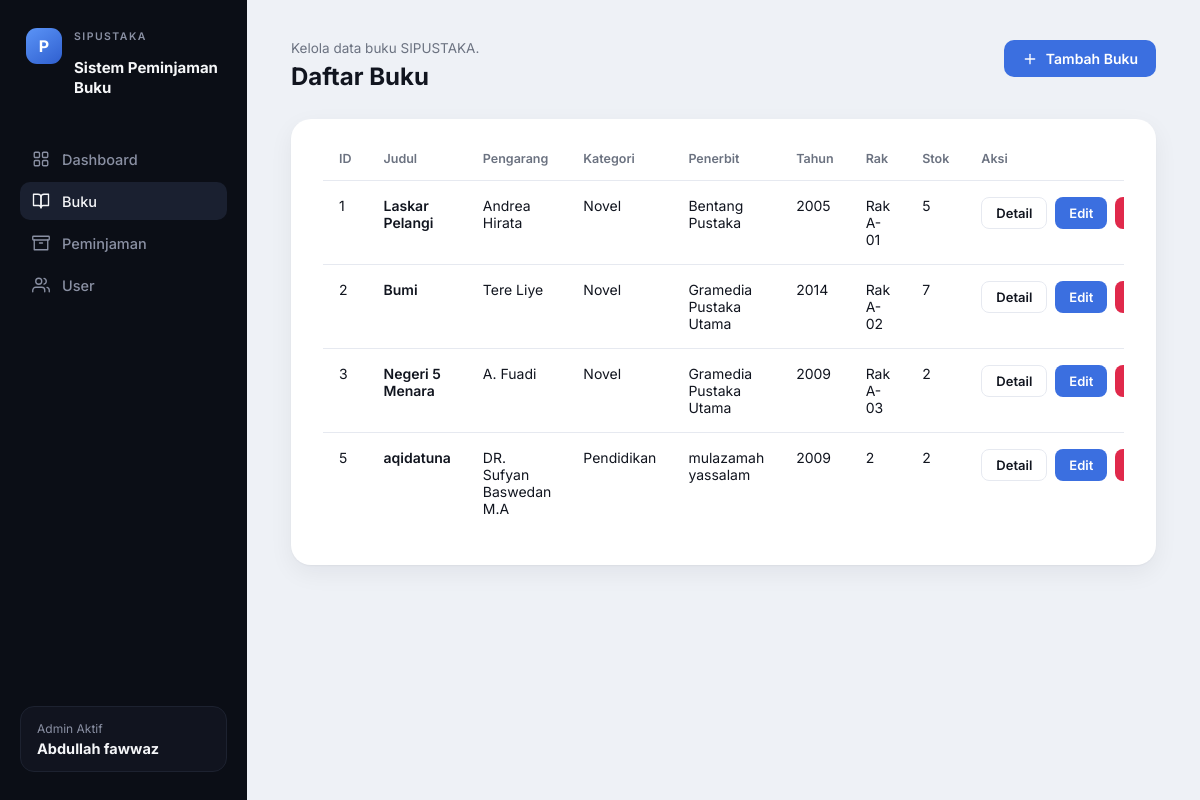
Page /buku/ on the committed database.
### perpustakaan/models.py (models this page shows, shortened)
class Buku(models.Model):
    KATEGORI_CHOICES = [
        ('Novel', 'Novel'),
        ('Pendidikan', 'Pendidikan'),
        ('Sains', 'Sains'),
        ('Sejarah', 'Sejarah'),
        ('Biografi', 'Biografi'),
        ('Fiksi', 'Fiksi'),
        ('Non-Fiksi', 'Non-Fiksi'),
        ('Lainnya', 'Lainnya'),
    ]
    judul = models.CharField('Judul Buku', max_length=255)
    pengarang = models.CharField('Pengarang', max_length=255)
    kategori = models.CharField('Kategori', max_length=50, choices=KATEGORI_CHOICES, default='Novel')
    penerbit = models.CharField('Penerbit', max_length=255)
    tahun_terbit = models.PositiveIntegerField('Tahun Terbit')
    isbn = models.CharField('ISBN', max_length=50, unique=True)
    rak_lokasi = models.CharField('Rak / Lokasi', max_length=50)
    stok = models.PositiveIntegerField('Stok', default=0)
    deskripsi = models.TextField('Deskripsi', blank=True)
    class Meta:
        ordering = ['judul']
        verbose_name = 'Buku'
        verbose_name_plural = 'Buku'

### perpustakaan/views.py (the view)
# urls.py: path('buku/', views.buku_list, name='buku_list'),
def buku_list(request):
    with connection.cursor() as cursor:
        cursor.execute('SELECT * FROM perpustakaan_buku ORDER BY id')
        buku_qs = dictfetchall(cursor)
    return render(request, 'perpustakaan/buku_list.html', {
        'buku_list': buku_qs,
        'active_nav': 'buku',
    })

### perpustakaan/context_processors.py (called while the page is built)
def admin_aktif(request):
    return {
        'admin_aktif_nama': getattr(settings, 'ADMIN_AKTIF_NAMA', 'Admin'),
    }

### perpustakaan/views.py (called while the page is built)
def dictfetchall(cursor):
    columns = [col[0] for col in cursor.description]
    rows = [dict(zip(columns, row)) for row in cursor.fetchall()]
    for row in rows:
        row['pk'] = row.get('id')
    return rows

### perpustakaan/templates/perpustakaan/buku_list.html (shortened to what this page needs)
{% extends "perpustakaan/base.html" %}
{% block header %}
<div class="topbar">
  <div>
    <p class="eyebrow">Kelola data buku SIPUSTAKA.</p>
    <h1 class="page-title">Daftar Buku</h1>
  </div>
  <div class="topbar-right">
    <a href="{% url 'buku_create' %}" class="btn btn-primary">
      <svg viewBox="0 0 24 24" fill="none" stroke="currentColor" stroke-width="2" stroke-linecap="round" stroke-linejoin="round">
        <line x1="12" y1="5" x2="12" y2="19"></line>
        <line x1="5" y1="12" x2="19" y2="12"></line>
      </svg>
      Tambah Buku
    </a>
  </div>
</div>
{% endblock %}
{% block content %}
<div class="card">
  <div class="table-wrap">
    <table class="data-table">
      <thead>
        <tr>
          <th>ID</th>
          <th>Judul</th>
          <th>Pengarang</th>
          <th>Kategori</th>
          <th>Penerbit</th>
          <th>Tahun</th>
          <th>Rak</th>
          <th>Stok</th>
          <th>Aksi</th>
        </tr>
      </thead>
      <tbody>
        {% for buku in buku_list %}
        <tr>
          <td>{{ buku.id }}</td>
          <td class="cell-strong">{{ buku.judul }}</td>
          <td>{{ buku.pengarang }}</td>
          <td>{{ buku.kategori }}</td>
          <td>{{ buku.penerbit }}</td>
          <td>{{ buku.tahun_terbit }}</td>
          <td>{{ buku.rak_lokasi }}</td>
          <td>{{ buku.stok }}</td>
          <td>
            <div class="actions-cell">
              <a href="{% url 'buku_detail' buku.pk %}" class="btn btn-outline btn-table">Detail</a>
              <a href="{% url 'buku_update' buku.pk %}" class="btn btn-primary btn-table">Edit</a>
              <a href="{% url 'buku_delete' buku.pk %}" class="btn btn-danger btn-table">Hapus</a>
            </div>
          </td>
        </tr>
        {% empty %}
        <tr class="empty-row">
          <td colspan="9">Belum ada data buku. Klik &ldquo;Tambah Buku&rdquo; untuk menambahkan.</td>
        </tr>
        {% endfor %}
      </tbody>
    </table>
  </div>
</div>
{% endblock %}

### perpustakaan/static/perpustakaan/css/style.css (style rules this page uses)
:root { --sidebar-bg: #0b0e16; --sidebar-bg-soft: #11141f; --sidebar-active-bg: #1a2030; --sidebar-text: #f5f6f8; --sidebar-text-muted: #8a90a3; --sidebar-border: #1d2230; --page-bg: #eef1f6; --card-bg: #ffffff; --card-inner-bg: #f4f6f9; --border-light: #e6e9f0; --text-dark: #11151f; --text-gray: #6b7280; --text-gray-soft: #98a0b3; --accent-blue: #3b6fe0; --accent-blue-dark: #2f5fcf; --accent-blue-soft: #e8eefd; --badge-yellow-bg: #fdf0d5; --badge-yellow-text: #b8740a; --badge-green-bg: #ddf3e4; --badge-green-text: #19874e; --badge-orange-text: #e08a1f; --btn-red: #e0294b; --btn-red-dark: #c71f3e; --btn-green-solid: #1aa260; --btn-green-solid-dark: #168c52; --radius-lg: 20px; --radius-md: 12px; --radius-sm: 8px; --shadow-card: 0 1px 2px rgba(17, 21, 31, 0.04), 0 8px 24px rgba(17, 21, 31, 0.06); }
* { box-sizing: border-box; }
html, body { margin: 0; padding: 0; font-family: 'Inter', -apple-system, BlinkMacSystemFont, 'Segoe UI', Roboto, Helvetica, Arial, sans-serif; background: var(--page-bg); color: var(--text-dark); -webkit-font-smoothing: antialiased; }
a { text-decoration: none; color: inherit; }
.topbar { display: flex; align-items: flex-start; justify-content: space-between; margin-bottom: 28px; gap: 20px; }
.eyebrow { font-size: 13.5px; color: var(--text-gray); margin: 0 0 6px; }
.page-title { font-size: 24px; font-weight: 700; color: var(--text-dark); margin: 0; }
.topbar-right { flex-shrink: 0; }
.btn { display: inline-flex; align-items: center; gap: 8px; border: none; border-radius: 10px; font-size: 14px; font-weight: 600; padding: 10px 18px; cursor: pointer; white-space: nowrap; font-family: inherit; transition: background 0.15s ease, border-color 0.15s ease, color 0.15s ease; }
.btn svg { width: 16px; height: 16px; }
.btn-primary { background: var(--accent-blue); color: #fff; }
.btn-outline { background: #fff; color: var(--text-dark); border: 1px solid var(--border-light); }
.btn-danger { background: var(--btn-red); color: #fff; }
.btn-table { padding: 7px 14px; font-size: 13px; border-radius: 8px; }
.card { background: var(--card-bg); border-radius: var(--radius-lg); box-shadow: var(--shadow-card); padding: 32px; }
.table-wrap { overflow-x: auto; }
table.data-table { width: 100%; border-collapse: collapse; }
table.data-table th { text-align: left; font-size: 12.5px; font-weight: 600; color: var(--text-gray); padding: 0 16px 14px; border-bottom: 1px solid var(--border-light); white-space: nowrap; }
table.data-table td { padding: 16px 16px; border-bottom: 1px solid var(--border-light); font-size: 14px; color: var(--text-dark); vertical-align: top; }
table.data-table tr:last-child td { border-bottom: none; }
table.data-table .cell-strong { font-weight: 600; }
.actions-cell { display: flex; gap: 8px; white-space: nowrap; }

### rows in the picture
Buku: id "1", judul "Laskar Pelangi", pengarang "Andrea Hirata", kategori "Novel", penerbit "Bentang Pustaka", tahun_terbit "2005", rak_lokasi "Rak A-01", stok "5"
Buku: id "2", judul "Bumi", pengarang "Tere Liye", kategori "Novel", penerbit "Gramedia Pustaka Utama", tahun_terbit "2014", rak_lokasi "Rak A-02", stok "7"
Buku: id "3", judul "Negeri 5 Menara", pengarang "A. Fuadi", kategori "Novel", penerbit "Gramedia Pustaka Utama", tahun_terbit "2009", rak_lokasi "Rak A-03", stok "2"
Buku: id "5", judul "aqidatuna", pengarang "DR. Sufyan Baswedan M.A", kategori "Pendidikan", penerbit "mulazamah yassalam", tahun_terbit "2009", rak_lokasi "2", stok "2"

### other values in the picture
{{ 'Abdullah fawwaz' }} "Abdullah fawwaz"
